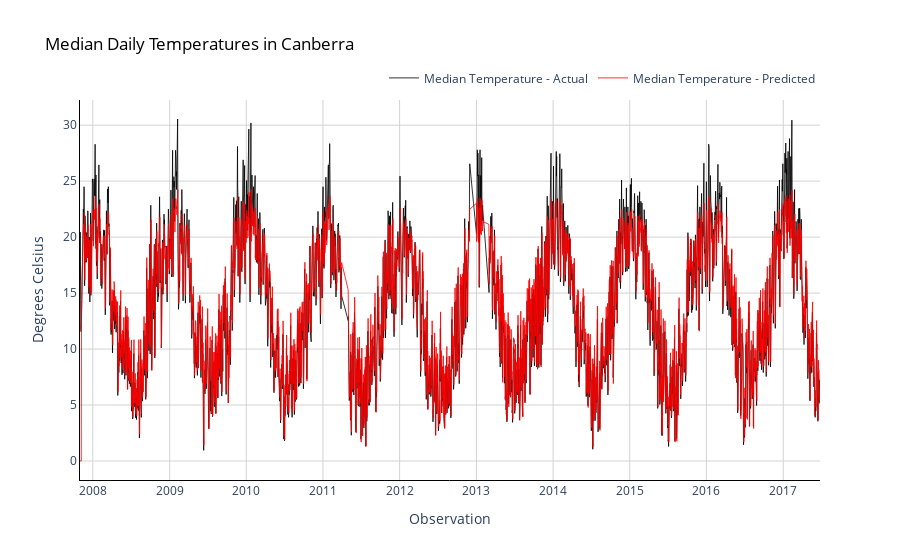

Notebook code for this chart:
### Markdown cell above
# Predict Median Temperature for every single day in the dataset

### Code cell
fig = go.Figure()
fig.add_trace(go.Scatter(x=dfCan['Date'],
                         y=dfCan['MedTemp'],
                         mode='lines',
                         name='Median Temperature - Actual',
                         opacity=0.8,
                         line=dict(color='black', width=1)
                        ))
fig.add_trace(go.Scatter(x=dfCan['Date'],
                         y=dfCan['MedTemp_prediction'],
                         mode='lines',
                         name='Median Temperature - Predicted',
                         opacity=0.8,
                         line=dict(color='red', width=1)
                        ))

# Change chart background color
fig.update_layout(dict(plot_bgcolor = 'white'))

# Update axes lines
fig.update_xaxes(showgrid=True, gridwidth=1, gridcolor='lightgrey', 
                 zeroline=True, zerolinewidth=1, zerolinecolor='lightgrey', 
                 showline=True, linewidth=1, linecolor='black',
                 title='Observation'
                )

fig.update_yaxes(showgrid=True, gridwidth=1, gridcolor='lightgrey', 
                 zeroline=True, zerolinewidth=1, zerolinecolor='lightgrey', 
                 showline=True, linewidth=1, linecolor='black',
                 title='Degrees Celsius'
                )

# Set figure title
fig.update_layout(title=dict(text="Median Daily Temperatures in Canberra", 
                             font=dict(color='black')),
                  legend=dict(orientation="h", yanchor="bottom", y=1.02, xanchor="right", x=1)
                 )

fig.show()

### Figure 1 — Plotly figure (JSON) as saved in the notebook; plotly's stock layout.template omitted (floating-point values rounded to 4 significant figures; data arrays with more than 128 entries replaced by an {"elided": "..."} marker saying what was removed)
{"data": [{"line": {"color": "black", "width": 1}, "mode": "lines", "name": "Median Temperature - Actual", "opacity": 0.8, "type": "scatter", "x": {"elided": "3428 str values"}, "y": {"elided": "3428 float values"}}, {"line": {"color": "red", "width": 1}, "mode": "lines", "name": "Median Temperature - Predicted", "opacity": 0.8, "type": "scatter", "x": {"elided": "3428 str values"}, "y": {"elided": "3428 float values"}}], "layout": {"legend": {"orientation": "h", "x": 1, "xanchor": "right", "y": 1.02, "yanchor": "bottom"}, "plot_bgcolor": "white", "title": {"font": {"color": "black"}, "text": "Median Daily Temperatures in Canberra"}, "xaxis": {"gridcolor": "lightgrey", "gridwidth": 1, "linecolor": "black", "linewidth": 1, "showgrid": true, "showline": true, "title": {"text": "Observation"}, "zeroline": true, "zerolinecolor": "lightgrey", "zerolinewidth": 1}, "yaxis": {"gridcolor": "lightgrey", "gridwidth": 1, "linecolor": "black", "linewidth": 1, "showgrid": true, "showline": true, "title": {"text": "Degrees Celsius"}, "zeroline": true, "zerolinecolor": "lightgrey", "zerolinewidth": 1}}}
